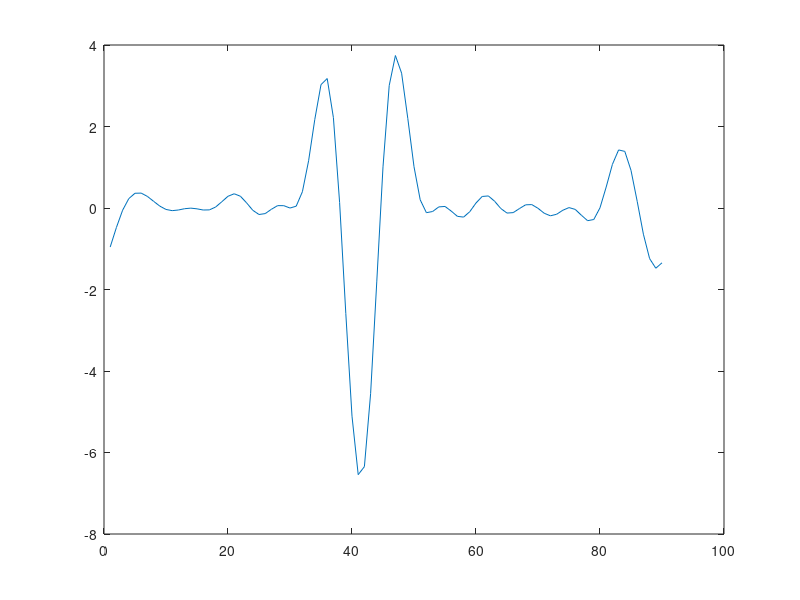

MATLAB code for this plot:
%%% simulation of EEG response across harmonics for different duty cycles
clearvars; close all;
ff=5; % fondamental frequency

%% Generate onset/offset response (i.e. odd and even harmonics)
nT=512; % has to be divisible by 64
wtSize = 1.2; % size of time window = 1.2 sec
t=linspace(0,wtSize,nT); 

wList= [1:1:12]'; % max Freq is 12
nF = length(wList);
wAmp = [linspace(.05,1,nF/2) linspace(1,.25,nF/2) ]'; % define the amplitude response change with frequencies (peak around 8Hz)
wAmp(2:2:end) = wAmp(2:2:end)*1;
%%%%%%%%%%%%% what is the phase for? useful for waveform, less for
%%%%%%%%%%%%% spectrum, looks better with the multiplication
wPhase = (-1*wList)+repmat([3*pi/2 4*pi/3]',nF/2,1);
wPhase = (-1*wList)+repmat([0*pi/2 0*pi/2]',nF/2,1);

wAmp = cos(wPhase).*wAmp + 1i.*sin(wPhase).*wAmp;

fourierBasis = dftmtx(nT);
invFourier  = conj(fourierBasis)/nT;
waveForm = wAmp'*fourierBasis(wList+1,:);
waveForm = real(waveForm);
plot(waveForm)


% time line
x = 0 : pi / 45 : 2 * pi-pi/45;
% list freq
wList= [1:1:12]'; % max Freq is 12
nF = length(wList);
% define the amplitude response change with frequencies (peak around 8Hz)
wAmp = [linspace(.05,1,nF/2) linspace(1,.25,nF/2) ]'; 
wAmp(2:2:end) = wAmp(2:2:end)*1;

wPhase = (rand*wList)+repmat([rand*pi rand*pi]',nF/2,1);
wAmp = cos(wPhase).*wAmp + 1i.*sin(wPhase).*wAmp;

fourierBasis = dftmtx(90);
invFourier  = conj(fourierBasis)/nT;
waveForm = wAmp'*fourierBasis(wList+1,:);
waveForm = real(waveForm);
plot(waveForm)
